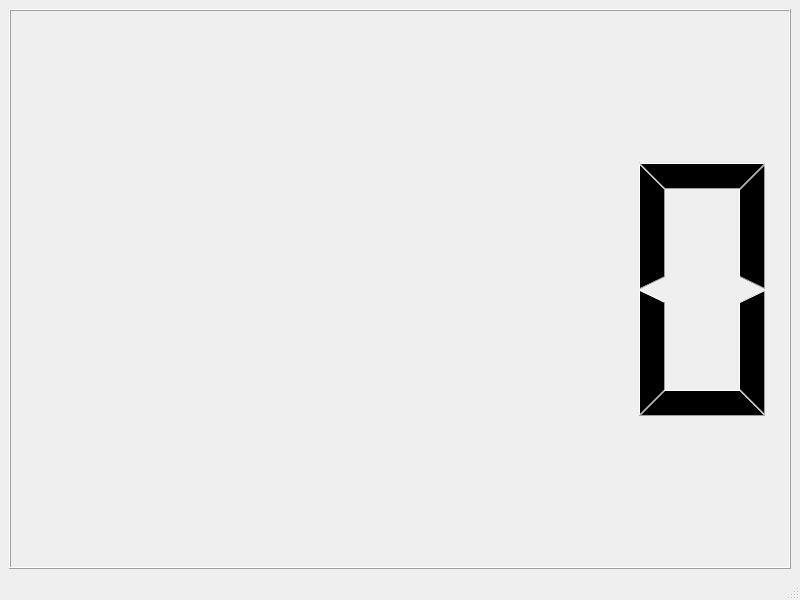
<?xml version="1.0" encoding="UTF-8"?>
<ui version="4.0">
 <class>MainWindow</class>
 <widget class="QMainWindow" name="MainWindow">
  <property name="geometry">
   <rect>
    <x>0</x>
    <y>0</y>
    <width>800</width>
    <height>600</height>
   </rect>
  </property>
  <property name="windowTitle">
   <string>MainWindow</string>
  </property>
  <widget class="QWidget" name="centralwidget">
   <layout class="QHBoxLayout" name="horizontalLayout">
    <item>
     <widget class="QLCDNumber" name="lcdNumber"/>
    </item>
   </layout>
  </widget>
  <widget class="QMenuBar" name="menubar">
   <property name="geometry">
    <rect>
     <x>0</x>
     <y>0</y>
     <width>800</width>
     <height>26</height>
    </rect>
   </property>
  </widget>
  <widget class="QStatusBar" name="statusbar"/>
 </widget>
 <resources/>
 <connections/>
</ui>
